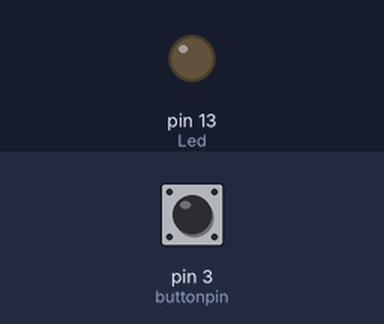
The sketch below on a simulated Arduino Uno, built with avr-gcc and run on an emulated ATmega328P. Parts: output pins drawn as LEDs (lit = HIGH). Inputs (shaded band) come from the test bench; at power-on: pin 3 (buttonpin) LOW.

Above: at 1.2 s.
1.3 s: pin 3 (buttonpin) pulled HIGH for 0.15 s
At 1.37 s:
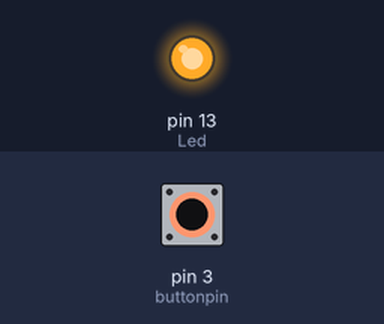
2.9 s: pin 3 (buttonpin) pulled HIGH for 3.2 s
At 6.8 s:
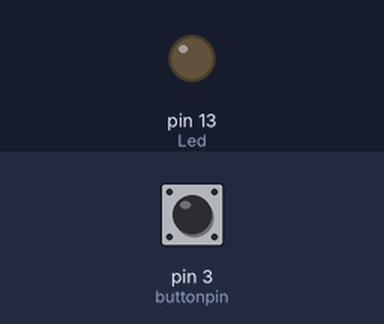
Timing chart, 0 to 8.3 s (numbered marks = the images above; inputs shaded):
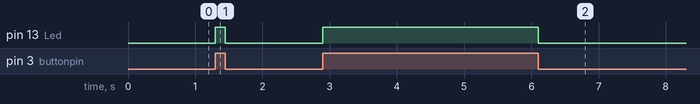

The sketch:

hw483.ino
```cpp
int Led=13;//定义LED 接口
int buttonpin=3; //定义按键开关传感器接口
int val;//定义数字变量val
void setup() {
  pinMode(Led,OUTPUT);//定义LED 为输出接口 pinMode(buttonpin,INPUT);//定义按键开关传感器为输出接口
}
void loop() {
  val=digitalRead(buttonpin);//将数字接口3的值读取赋给val
  if (val==HIGH) {//当按键开关传感器检测有信号时，LED 闪烁 {
    digitalWrite(Led,HIGH);
  } else {
    digitalWrite(Led,LOW);
  }
}
```

Measured:
- after the input at 1.3 s, pin 13 (Led): LOW → HIGH at once, → LOW 0.15 s later
- after the input at 2.9 s, pin 13 (Led): LOW → HIGH at once, → LOW 3.2 s later
